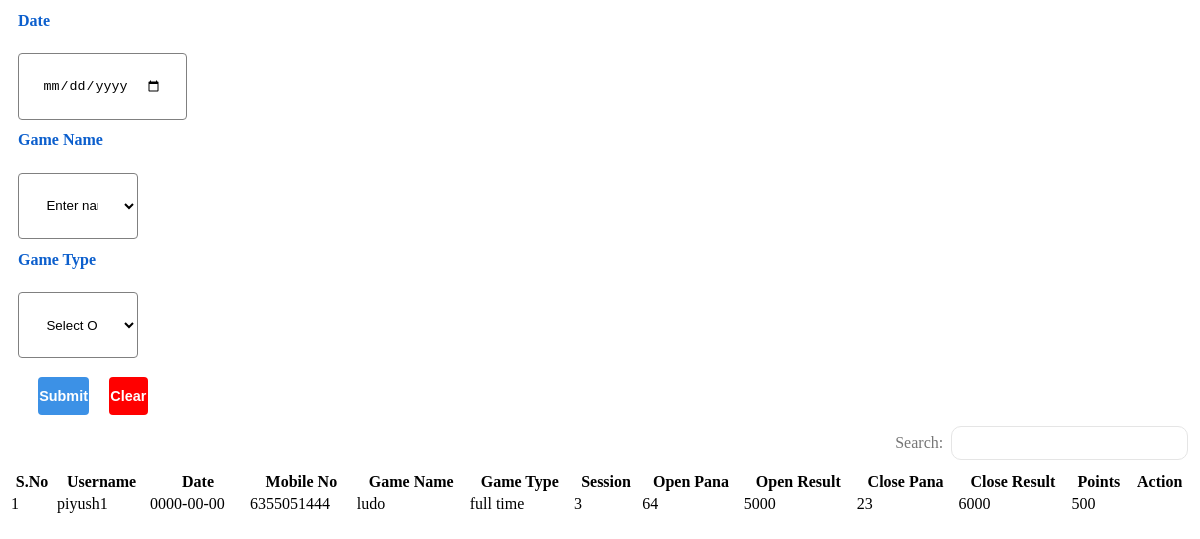
The app's page /adminView/userBidHistory.php with its own data.
### tables this page shows
CREATE TABLE `winning_prediction` (
  `S.No` int(11) NOT NULL,
  `username` varchar(50) NOT NULL,
  `date` date NOT NULL,
  `user_phone` varchar(10) NOT NULL,
  `game_name` varchar(50) NOT NULL,
  `game_type` varchar(50) NOT NULL,
  `session` int(50) NOT NULL,
  `open_pana` int(50) NOT NULL,
  `open_result` int(50) NOT NULL,
  `close_pana` int(50) NOT NULL,
  `close_result` int(50) NOT NULL,
  `bid_points` float NOT NULL,
  `win_points` float NOT NULL
);

### adminView/userBidHistory.php (the view, shortened to what this page needs)
<!DOCTYPE html>
<html lang="en">
<head>
    <link rel="stylesheet" href="assets\css\style3.css">
    <link rel="stylesheet" href="assets\css\style4.css">
</head>
<body>
    <section class="form">
        <form action="" class="form-search">
            <div class="form-win">
                <label for="">Date</label>
                <br>
                <input type="date" name="date" placeholder="">
            </div>
            <div class="form-win ">
                <label for="">Game Name</label>
                <br>
                <select name="game name" id="game name" class="form-control">
                    <option value="">Enter name</option>
                </select>
            </div>
            <div class="form-win ">
                <label for="">Game Type</label>
                <br>
                <select name="game type" id="game type" class="form-control">
                    <option value="">Select Option</option>
                </select>
            </div>
            <div class="form-dec-btn ">
                <button class="go">Submit</button>
                <button class="clear">Clear</button>
            </div>
        </form>
    </section>
    <section class="input-form">
        <div class="main-datatable">
            <div class="user-table">
                <div class="d-flex">
                    <div class="add_flex">
                        <div class="searchInput">
                            <label type="email">Search:</label>
                            <input type="search" id="filterbox" placeholder=" ">
                        </div>
                    </div>
                </div>
                <div class="filtertable">
                    <table class="user-table-data" style="width:100%;">
                        <thead>
                            <tr>
                                <th style="min-width:10px;">S.No</th>
                                <th style="min-width:15px;">Username</th>
                                <th style="min-width:15px;">Date</th>
                                <th style="min-width:10px;">Mobile No</th>
                                <th style="min-width:10px;">Game Name</th>
                                <th style="min-width:9px;">Game Type</th>
                                <th style="min-width:9px;">Session</th>
                                <th style="min-width:9px;">Open Pana</th>
                                <th style="min-width:9px;">Open Result</th>
                                <th style="min-width:9px;">Close Pana</th>
                                <th style="min-width:9px;">Close Result</th>
                                <th style="min-width:9px;">Points</th>
                                <th style="min-width:9px;">Action</th>
                            </tr>
                        </thead>
                        <tbody>
							<?php
							include_once "../config/dbconnect.php";
							$sql = "SELECT * from winning_prediction";
							$result = $conn->query($sql);
							if ($result->num_rows > 0) {
								while ($row = $result->fetch_assoc()) {
							?>
									<tr class="user-data">
										<td><?= $row["S.No"] ?></td>
                                        <td><?= $row["username"] ?></td>
										<td><?= $row["date"] ?></td>
										<td><?= $row["user_phone"] ?></td>
										<td><?= $row["game_name"] ?></td>
										<td><?= $row["game_type"] ?></td>
										<td><?= $row["session"] ?></td>
										<td><?= $row["open_pana"] ?></td>
										<td><?= $row["open_result"] ?></td>
										<td><?= $row["close_pana"] ?></td>
										<td><?= $row["close_result"] ?></td>
										<td><?= $row["bid_points"] ?></td>
										<td><i class='bx bxs-pencil'></i></td>
									</tr>
							<?php
								}
							}
							?>
						</tbody>
                    </table>
                </div>
            </div>
        </div>
    </section>
</body>
</html>

### assets/css/style3.css (style rules this page uses)
:root { --poppins: 'Poppins', sans-serif; --lato: 'Lato', sans-serif; --grey: #F1F0F6; --dark-grey: #8D8D8D; --light: #fff; --dark: #000; --green: #81D43A; --light-green: #E3FFCB; --blue: #1775F1; --light-blue: #D0E4FF; --dark-blue: #0C5FCD; --red: #FC3B56; --poppins: 'Poppins', sans-serif; --lato: 'Lato', sans-serif; --blue: #3C91E6; --light-blue: #CFE8FF; --yellow: #FFCE26; --light-yellow: #FFF2C6; --orange: #FD7238; --light-orange: #FFE0D3; }
.form-win { margin-top: 1%; margin-bottom: 1%; margin-left: 10px; }
.form-win select { width: 10vw; margin-top: 2%; border: 1px solid gray; outline: none; background-color: transparent; border-radius: 4px; padding: 2%; }
.form-win input { width: 10vw; margin-top: 2%; border: 1px solid gray; outline: none; background-color: transparent; border-radius: 4px; padding: 2%; }
.form-win label { color: var(--dark-blue); font-weight: 600; }
.clear { width: 50%; margin-left: 20px; background-color: red; }
.form-dec-btn { height: 5vh; width: 10vw; display: flex; justify-content: space-between; align-items: center; margin-top: 1.5%; margin-left: 10px; }
.form-dec-btn button { width: 50%; height: 95%; padding: 1%; font-size: 0.9rem; font-weight: 600; text-transform: capitalize; outline: none; border: none; border-radius: 4px; color: white; cursor: pointer; }
.go { width: 50%; margin-left: 20px; background-color: var(--blue); }

### assets/css/style4.css (style rules this page uses)
.add_flex { display: flex; justify-content: flex-end; padding-right:0px; }
.searchInput { width: 50%; display: flex; align-items: center; position: relative; justify-content: flex-end; margin: 10px 0px; padding: 0px 4px; }
.searchInput input { border: 1px solid #e5e5e5; border-radius: 10px; margin-left: 8px; height: 34px; width: 40%; padding: 0px 25px 0px 10px; }
.searchInput label { color: #767676; font-weight: normal; }

### records on screen
winning_prediction: No "1", username "piyush1", date "0000-00-00", user_phone "6355051444", game_name "ludo", game_type "full time", session "3", open_pana "64", open_result "5000", close_pana "23", close_result "6000", bid_points "500"
